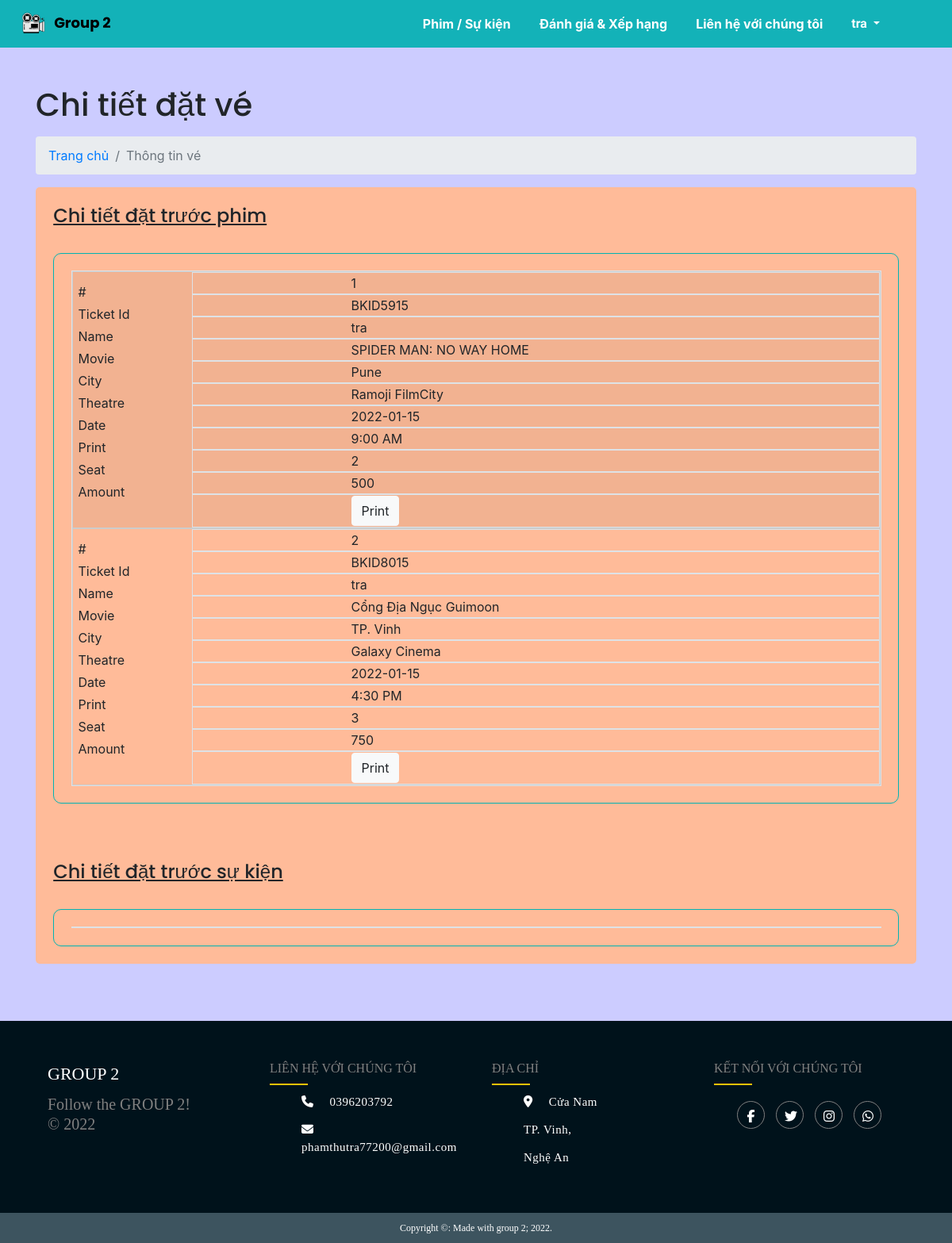
/User/booking_details.php (signed in), run on the app's committed database.
### tables this page shows
CREATE TABLE `users` (
  `user_id` int(11) NOT NULL,
  `name` varchar(50) NOT NULL,
  `email` varchar(50) NOT NULL,
  `password` varchar(50) NOT NULL,
  `contact_no` char(10) NOT NULL
);

CREATE TABLE `booking_movie` (
  `id` int(11) NOT NULL,
  `ticket_id` varchar(11) NOT NULL,
  `customer_name` varchar(50) NOT NULL,
  `email` varchar(30) NOT NULL,
  `movie_name` varchar(100) NOT NULL,
  `city_name` varchar(50) NOT NULL,
  `theatre_name` varchar(50) NOT NULL,
  `date` date NOT NULL,
  `show_time` varchar(20) DEFAULT NULL,
  `no_of_seats` int(11) NOT NULL,
  `amount` varchar(20) NOT NULL,
  `seat_no` varchar(20) NOT NULL
);

### User/booking_details.php (the view, shortened to what this page needs)
<?php
include('./config.php');
$email = $_SESSION['login'];
$account_query = "select * from users where email='$email'";
 $account_view = $conn ->query($account_query);
 while ($row = $account_view->fetch_assoc()){
   $name=$row['name'];
 }
?>
<!doctype html>
<html lang="en">
<head>
    <link rel="stylesheet" href="https://stackpath.bootstrapcdn.com/bootstrap/4.5.1/css/bootstrap.min.css">
    <link rel="stylesheet" type="text/css" href="footer/footer.css">
</head>
    <body>
    <nav class="navbar navbar-expand-lg navbar-light" style="background-color: #13B2B8; padding-left:25px; width: 100%;">
        <a class="navbar-brand" href="index1.php" style="font-family: 'Poppins', sans-serif; font-size: 1.5vw; color: black;"><img src="../images/logo5.png" style="width: 7%;">&nbsp <b>Group 2</b><br>
        </a>
        <div class="collapse navbar-collapse" id="navbarSupportedContent">
            <ul class="navbar-nav ml-auto">
                <li class="nav-item">
                    <a class="nav-link" href="index1.php" style="margin-right: 20px; font-weight: bold;color: white; ">Phim / Sự kiện</a>
                </li>
                <li class="nav-item">
                    <a class="nav-link" href="view_review&rating.php" style="margin-right: 20px; font-weight: bold;color: white;">Đánh giá & Xếp hạng</a>
                </li>
                <li class="nav-item">
                    <a class="nav-link" href="contactus1.php" style="margin-right: 20px; font-weight: bold;color: white;">Liên hệ với chúng tôi</a>
                </li>
                <li class="nav-item dropdown">
                <a class="nav-link dropdown-toggle" href="#" id="navbarDropdownMenuLink" role="button" data-toggle="dropdown" aria-haspopup="true" aria-expanded="false"style="margin-right: 67px; font-weight: bold;color: white;font-family: 'Macondo', cursive;">
                <?php echo "$name"?>
                 </a>
                </li>
            </ul>
        </div>
    </nav>
    <br>
    <div class="container">
        <h1 class="mt-4 mb-3" style="font-family: 'Poppins', sans-serif;">Chi tiết đặt vé</h1>
        <ol class="breadcrumb">
            <li class="breadcrumb-item">
                <a href="index1.php">Trang chủ</a>
            </li>
            <li class="breadcrumb-item active">Thông tin vé</li>
        </ol>
            <div style="background-color: #ffbb99;  padding: 2%; border-radius: 5px;">
                <div class="column">
                    <h4 style="font-family: 'Poppins', sans-serif;"><u>Chi tiết đặt trước phim</u></h4>
                    <br>
				    <div class="panel-body"  style="padding: 2%; border-radius: 10px; border: 1px solid #00b3b3;">
                    <table role="table" class="table-striped table-bordered" style="width: 100%;" >
                                    <tbody role="rowgroup">
                                    <?php
                                        $query = "select * from booking_movie where email='$email'  ";
                                        $result = $conn->query($query);
                                        $cnt=1;
                                        while($row = $result->fetch_assoc()){
                                        echo "<tr role='row'>";
                                        echo "<td role='cell'>$cnt</td>";
                                        echo "<td role='cell'>".$row["ticket_id"]."</td>";
                                        echo "<td role='cell'>".$row["customer_name"]."</td>";
                                        echo "<td role='cell'>".$row["movie_name"]."</td>";
                                        echo "<td role='cell'>".$row["city_name"]."</td>";
                                        echo "<td role='cell'>".$row["theatre_name"]."</td>";
                                        echo "<td role='cell'>".$row["date"]."</td>";
                                        echo "<td role='cell'>".$row["show_time"]."</td>";
                                        echo "<td role='cell'>".$row["no_of_seats"]."</td>";
                                        echo "<td role='cell'>".$row["amount"]."</td>";
                                        echo '<td><a  href="print.php?id='.$row['id'].'" ><input type="button" class="btn btn-light" name="print" value="Print"></a></td>';
                                        echo"</tr>";
                                        ?>
                                    <?php $cnt=$cnt+1; } ?>
                                </tbody>
                            </table>
                      </div>
                </div>
                <br>
                <br>
                <br>
                <div class="column">
                    <h4 style="font-family: 'Poppins', sans-serif;"><u>Chi tiết đặt trước sự kiện</u></h4>
                    <br>
				    <div class="panel-body"  style="padding: 2%; border-radius: 10px; border: 1px solid #00b3b3;">
                    <table role="table" class="table-striped table-bordered" style="width: 100%;" >
                                </table>
                                </div>
                            </div>
    </div>
    </div>
    <br>
    <br>
    <br>
    <?php
        include('footer/footer.php');
    ?>
</body>
</html>

### User/booking_details.php (style rules this page uses)
body { background-color: #ccccff; }
@media only screen and (max-width: 760px), (min-device-width: 768px) 
  and (max-device-width: 1024px) { table, thead, tbody, th, td, tr { display: block; } }
@media only screen and (max-width: 760px), (min-device-width: 768px) 
  and (max-device-width: 1024px) { tr { border: 1px solid #ccc; } }
@media only screen and (max-width: 760px), (min-device-width: 768px) 
  and (max-device-width: 1024px) { td { border: none; border-bottom: 1px solid #eee; position: relative; padding-left: 200px; margin-left: 150px; } }
@media only screen and (max-width: 760px), (min-device-width: 768px) 
  and (max-device-width: 1024px) { td:before { position: absolute; top: 12px; left: 6px; width: 200px; padding-right: 40px; white-space: nowrap; margin-left: -150px; } }
@media only screen and (max-width: 760px), (min-device-width: 768px) 
  and (max-device-width: 1024px) { td:nth-of-type(1):before { content: "#"; } }
@media only screen and (max-width: 760px), (min-device-width: 768px) 
  and (max-device-width: 1024px) { td:nth-of-type(2):before { content: "Ticket Id"; } }
@media only screen and (max-width: 760px), (min-device-width: 768px) 
  and (max-device-width: 1024px) { td:nth-of-type(3):before { content: "Name"; } }
@media only screen and (max-width: 760px), (min-device-width: 768px) 
  and (max-device-width: 1024px) { td:nth-of-type(4):before { content: "Movie"; } }
@media only screen and (max-width: 760px), (min-device-width: 768px) 
  and (max-device-width: 1024px) { td:nth-of-type(5):before { content: "City"; } }
@media only screen and (max-width: 760px), (min-device-width: 768px) 
  and (max-device-width: 1024px) { td:nth-of-type(6):before { content: "Theatre"; } }
@media only screen and (max-width: 760px), (min-device-width: 768px) 
  and (max-device-width: 1024px) { td:nth-of-type(7):before { content: "Date "; } }
@media only screen and (max-width: 760px), (min-device-width: 768px) 
  and (max-device-width: 1024px) { td:nth-of-type(8):before { content: "Time"; } }
@media only screen and (max-width: 760px), (min-device-width: 768px) 
  and (max-device-width: 1024px) { td:nth-of-type(9):before { content: "Seat"; } }
@media only screen and (max-width: 760px), (min-device-width: 768px) 
  and (max-device-width: 1024px) { td:nth-of-type(10):before { content: "Amount"; } }
@media only screen and (max-width: 760px), (min-device-width: 768px) 
  and (max-device-width: 1024px) { td:nth-of-type(8):before { content: "Print"; } }

### data on the page
users: name "tra"
booking_movie: ticket "BKID5915", customer_name "tra", movie_name "SPIDER MAN: NO WAY HOME", city_name "Pune", theatre_name "Ramoji FilmCity", date "2022-01-15", show_time "9:00 AM", no_of_seats "2", amount "500"
booking_movie: ticket "BKID8015", customer_name "tra", movie_name "Cổng Địa Ngục Guimoon", city_name "TP. Vinh", theatre_name "Galaxy Cinema", date "2022-01-15", show_time "4:30 PM", no_of_seats "3", amount "750"
